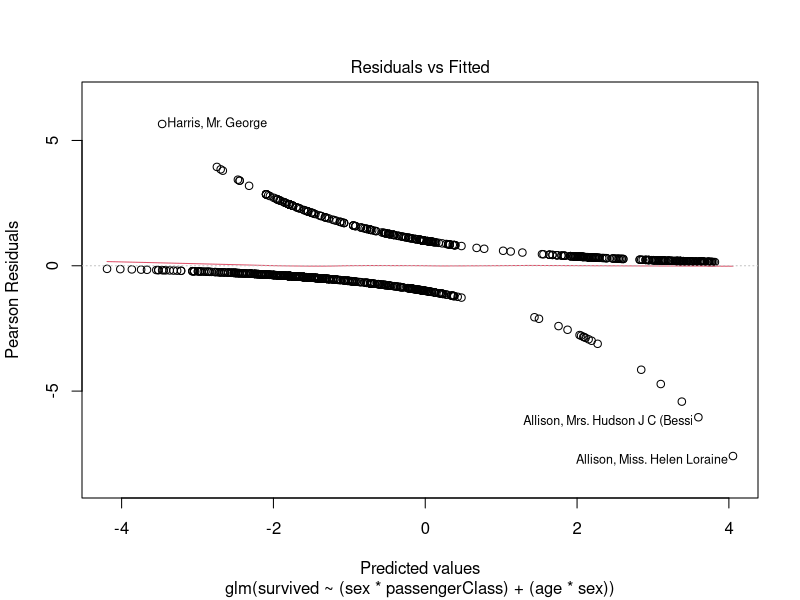
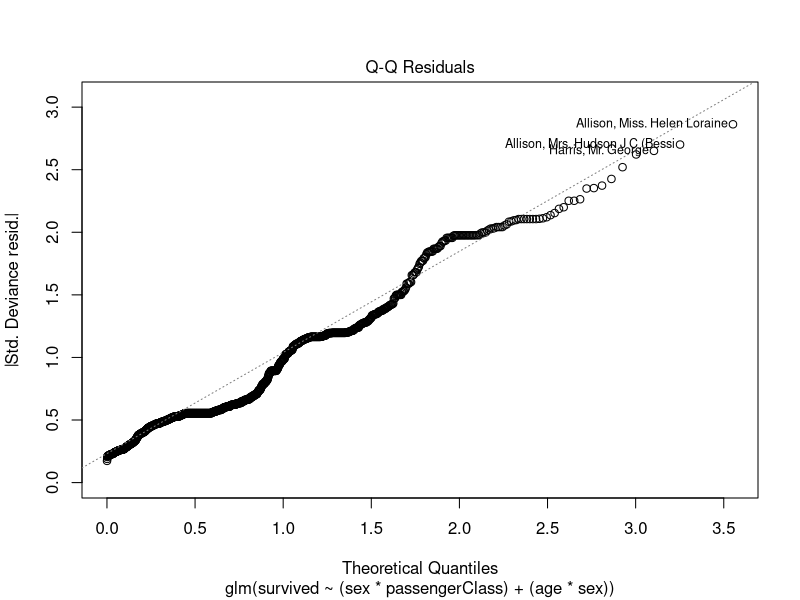
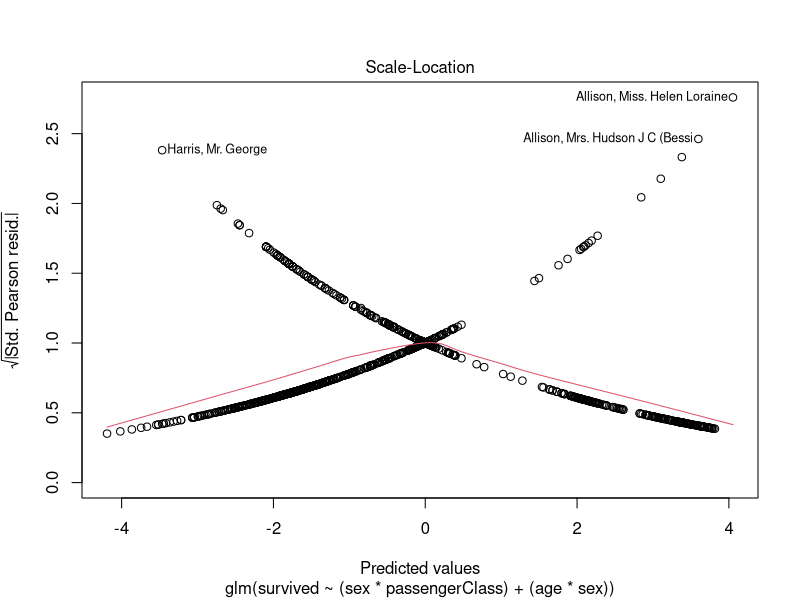
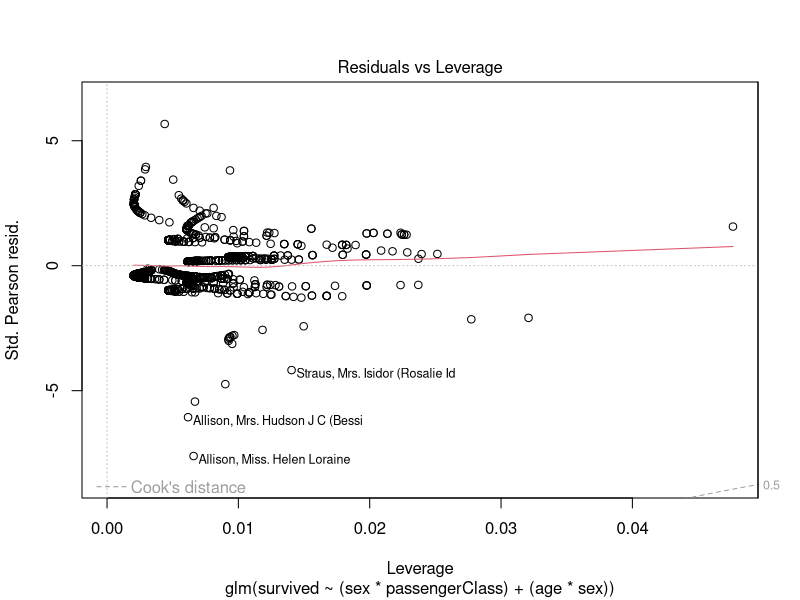

Here is the R script that generated these plots, in order:
## ---- chunk 1
knitr::opts_chunk$set(echo = TRUE)

requiredPackages <- c("ggplot2", "readr", "knitr", "car", "doBy")
for (pac in requiredPackages) {
    if(!require(pac,  character.only=TRUE)){
        install.packages(pac, repos="http://cran.rstudio.com")
        library(pac,  character.only=TRUE)
    } 
}
rm(pac)
rm(requiredPackages)

# Set WD and load data
wd = getwd()
if(grepl("nora", wd)) {
    setwd("~/Documents/18-19/ASM/HW/03.0")
} 
rm(wd)
## ---- chunk 2
nrow(TitanicSurvival)
kable(summary(TitanicSurvival))
## ---- chunk 3
df = as.data.frame(TitanicSurvival)

# Tables
# Of NA ONLY!!! To see where are more NAs
df2 = df[is.na(df$age), ]
table(df2$sex)
table(df2$passengerClass)
table(df2$passengerClass, df2$sex)
t(prop.table(table(df2$passengerClass, df2$sex)))

# We could remove them, but we do not want to. Better to impute.
# df = df[!is.na(df$age), ]
# 
# We impute with the avg. cell of each cell.
kable(aggregate(age ~ sex + passengerClass, data = df[!is.na(df), ], FUN = mean))
res = (aggregate(age ~ sex + passengerClass, data = df[!is.na(df), ], FUN = mean))
res = as.data.frame(res)
res
for (x in seq(1, length(res$age))) {
    r = res[x, ]
    for(j in seq(1, length(df$age))){
        row = df[j, ]
        if(is.na(row$age) & row$sex == r$sex & row$passengerClass == r$passengerClass){
            df[j, 'age'] <- r$age
        }
    }
}

## ---- chunk 4
model1 <- glm(survived ~ sex + passengerClass + age, data = df, family=binomial)
deviance(model1)
AIC(model1)
sum(residuals(model1, type = "pearson")^2)  # Pearson test. X^2
sum(residuals(model1, type = "pearson")^2)/(nrow(df) - 5)   # X^2/(N-P)
# Close to 1. Empirical dispersion. We are doing well assuming a binomial distribution with dispersion param 1.
# 
# Remember:
# AIC = -2l + 2p ;;; Where p = num of parameters
# AIC useful to penalize models with large number of parameters

# With AIC we cannnot perform an Hypothesis test.
# To compare, we can use X^2 (chi square)
## ---- chunk 5
model1 <- glm(survived ~ sex + passengerClass + age, data = df, family=binomial)
deviance(model1)
AIC(model1)
# p = 5
sum(residuals(model1, type = "pearson")^2)  # Pearson test. X^2
sum(residuals(model1, type = "pearson")^2)/(nrow(df) - 5)   # X^2/(N-P)
# Close to 1. Empirical dispersion. We are doing well assuming a binomial distribution with dispersion param 1.
# 
# Remember:
# AIC = -2l + 2p ;;; Where p = num of parameters
# AIC useful to penalize models with large number of parameters

# With AIC we cannnot perform an Hypothesis test.
# To compare, we can use X^2 (chi square)
## ---- chunk 6
summary(model1)
## ---- chunk 7
Anova(model1)
Anova(model1, ty=3)
## ---- chunk 8
model2 <- glm(survived ~ (sex * passengerClass) + age, data = df, family=binomial)

summary(model2)
# p = 7. AIC penalizes this!!!

deviance(model2)
AIC(model2)
sum(residuals(model2, type = "pearson")^2)  # Pearson test. X^2
sum(residuals(model2, type = "pearson")^2)/(nrow(df) - length(model2$coefficients))   # X^2/(N-P)
## ---- chunk 9
AIC(model1) - AIC(model2)
## ---- chunk 10
qchisq(0.95, 1)
## ---- chunk 11
model3 <- glm(survived ~ (sex * passengerClass) + (age * sex), data = df, family=binomial)

summary(model3)
# p = 7. AIC penalizes this!!!

deviance(model3)
AIC(model3)
sum(residuals(model3, type = "pearson")^2)  # Pearson test. X^2
sum(residuals(model3, type = "pearson")^2)/(nrow(df) - length(model3$coefficients))   # X^2/(N-P)
## ---- chunk 12
Anova(model3, ty=3)
## ---- chunk 13
model4 <- glm(survived ~ (sex * passengerClass)  + (age * passengerClass), data = df, family=binomial)

summary(model4)
# p = 7. AIC penalizes this!!!

deviance(model4)
AIC(model4)
sum(residuals(model4, type = "pearson")^2)  # Pearson test. X^2
sum(residuals(model4, type = "pearson")^2)/(nrow(df) - length(model4$coefficients))   # X^2/(N-P)
## ---- chunk 14
AIC(model2) - AIC(model4) 
qchisq(0.95, 2)

AIC(model2) - AIC(model4)  > qchisq(0.95, 2)
## ---- chunk 15
model5 <- glm(survived ~ (sex * passengerClass) + (age * sex) + (age * passengerClass), data = df, family=binomial)

summary(model5)
# p = 7. AIC penalizes this!!!

deviance(model5)
AIC(model5)
sum(residuals(model5, type = "pearson")^2)  # Pearson test. X^2
sum(residuals(model5, type = "pearson")^2)/(nrow(df)  - length(model5$coefficients))   # X^2/(N-P)
## ---- chunk 16
Anova(model3, ty =3) # To see that everything is significant
plot(model3)
## ---- chunk 17

